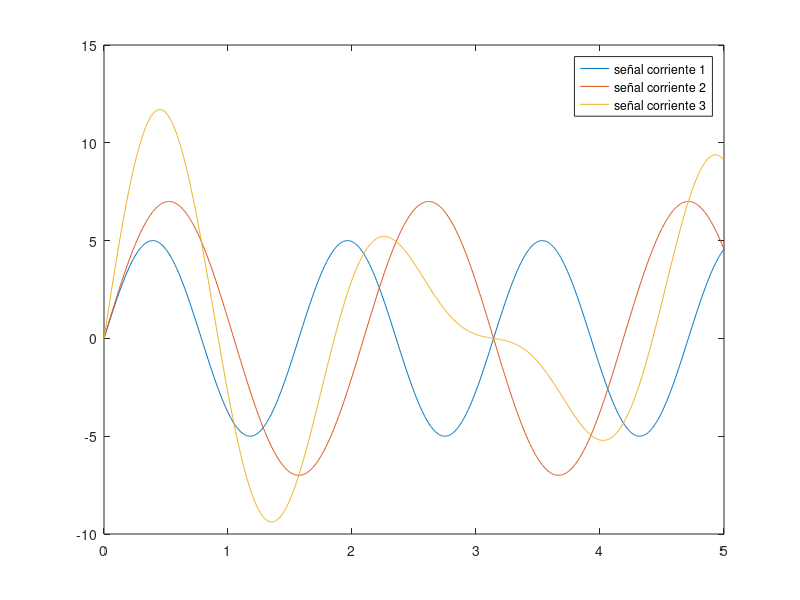

The MATLAB source for this figure:
clear all;
clc;
t=linspace(0,5,1000);
snal1=5*sin(4*t);
snal2=7*sin(3*t);
snal3=snal1+snal2;
plot(t,snal1,t,snal2,t,snal3);
legend('señal corriente 1','señal corriente 2','señal corriente 3');